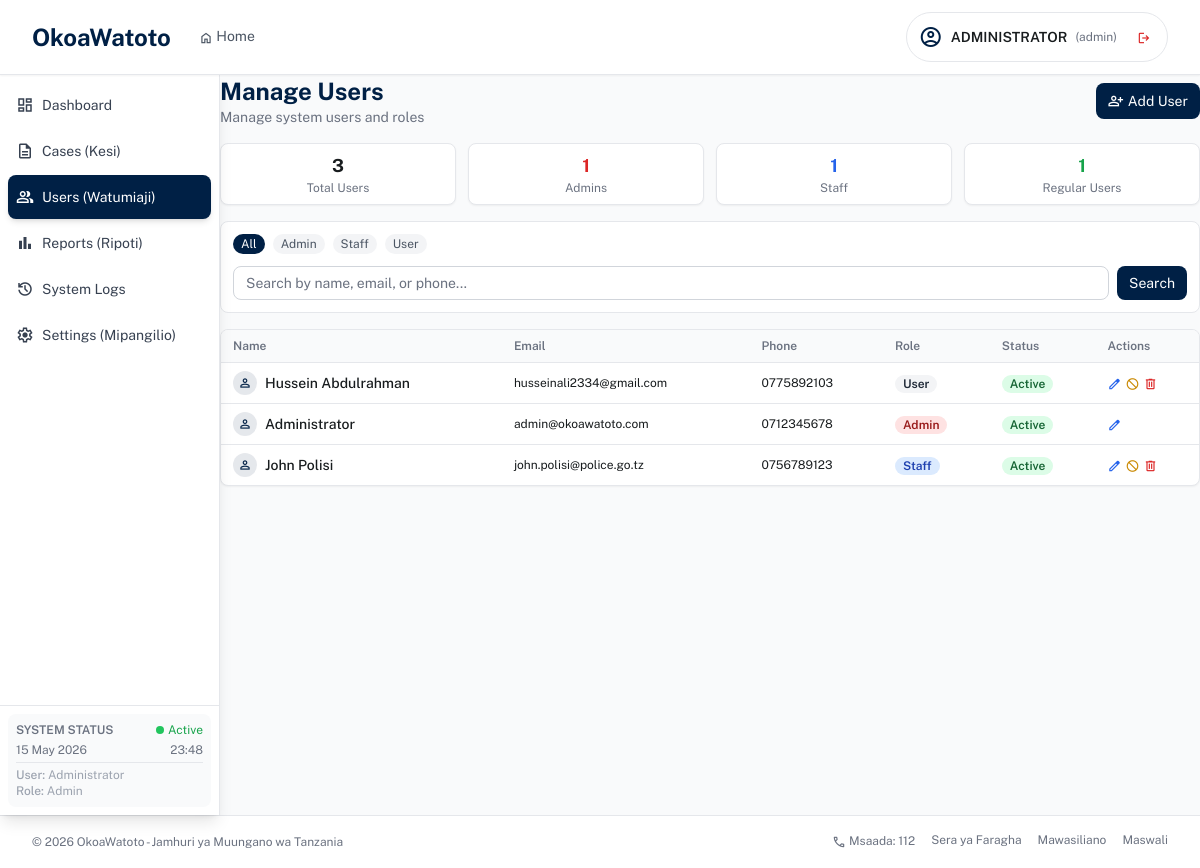
The page /admin/users.php (signed in) on the database its author committed.
### tables this page shows
CREATE TABLE `users` (
  `id` int(11) NOT NULL,
  `fullname` varchar(100) NOT NULL,
  `email` varchar(100) NOT NULL,
  `phone` varchar(20) DEFAULT NULL,
  `password` varchar(255) NOT NULL,
  `role` enum('admin','staff','user') DEFAULT 'user',
  `status` enum('active','inactive','suspended') DEFAULT 'active',
  `remember_token` varchar(255) DEFAULT NULL,
  `token_expiry` datetime DEFAULT NULL,
  `reset_token` varchar(255) DEFAULT NULL,
  `reset_expiry` datetime DEFAULT NULL,
  `last_login` datetime DEFAULT NULL,
  `last_ip` varchar(45) DEFAULT NULL,
  `created_at` timestamp NOT NULL DEFAULT current_timestamp(),
  `updated_at` timestamp NOT NULL DEFAULT current_timestamp() ON UPDATE current_timestamp()
);

### admin/users.php (the view, shortened to what this page needs)
<?php
require_once '../config/database.php';
require_once 'includes/admin-header.php';
$search = $_GET['search'] ?? '';
$role_filter = $_GET['role'] ?? 'all';
$page = isset($_GET['page']) ? (int)$_GET['page'] : 1;
$per_page = 10;
$offset = ($page - 1) * $per_page;
$sql = "SELECT * FROM users WHERE 1=1";
$params = [];
$sql .= " ORDER BY created_at DESC LIMIT $per_page OFFSET $offset";
$stmt = $pdo->prepare($sql);
$stmt->execute($params);
$users = $stmt->fetchAll();
$total_users = $pdo->query("SELECT COUNT(*) FROM users")->fetch()['COUNT(*)'];
$total_admin = $pdo->query("SELECT COUNT(*) FROM users WHERE role='admin'")->fetch()['COUNT(*)'];
$total_staff = $pdo->query("SELECT COUNT(*) FROM users WHERE role='staff'")->fetch()['COUNT(*)'];
$total_regular = $pdo->query("SELECT COUNT(*) FROM users WHERE role='user'")->fetch()['COUNT(*)'];
require_once 'includes/admin-sidebar.php';
?>
<div class="mb-4">
    <div class="flex flex-col md:flex-row justify-between items-start md:items-center gap-3">
        <div>
            <h1 class="text-xl md:text-2xl font-bold text-primary">Manage Users</h1>
            <p class="text-gray-500 text-sm">Manage system users and roles</p>
        </div>
        <button onclick="openAddModal()" class="bg-primary text-white px-3 py-1.5 rounded-lg text-sm hover:bg-primary/90 flex items-center gap-1">
            <span class="material-symbols-outlined text-base">person_add</span>
            Add User
        </button>
    </div>
</div>
<div class="grid grid-cols-2 md:grid-cols-4 gap-3 mb-4">
    <div class="bg-white rounded-lg border border-gray-200 p-2 text-center shadow-sm">
        <div class="text-lg font-bold"><?php echo $total_users; ?></div>
        <div class="text-xs text-gray-500">Total Users</div>
    </div>
    <div class="bg-white rounded-lg border border-gray-200 p-2 text-center shadow-sm">
        <div class="text-lg font-bold text-red-600"><?php echo $total_admin; ?></div>
        <div class="text-xs text-gray-500">Admins</div>
    </div>
    <div class="bg-white rounded-lg border border-gray-200 p-2 text-center shadow-sm">
        <div class="text-lg font-bold text-blue-600"><?php echo $total_staff; ?></div>
        <div class="text-xs text-gray-500">Staff</div>
    </div>
    <div class="bg-white rounded-lg border border-gray-200 p-2 text-center shadow-sm">
        <div class="text-lg font-bold text-green-600"><?php echo $total_regular; ?></div>
        <div class="text-xs text-gray-500">Regular Users</div>
    </div>
</div>
<div class="bg-white rounded-lg border border-gray-200 p-3 mb-4">
    <div class="flex flex-wrap gap-2 mb-3">
        <a href="?role=all" class="px-2 py-0.5 rounded-full text-xs <?php echo $role_filter == 'all' ? 'bg-primary text-white' : 'bg-gray-100 text-gray-600 hover:bg-gray-200'; ?>">All</a>
        <a href="?role=admin" class="px-2 py-0.5 rounded-full text-xs <?php echo $role_filter == 'admin' ? 'bg-primary text-white' : 'bg-gray-100 text-gray-600 hover:bg-gray-200'; ?>">Admin</a>
        <a href="?role=staff" class="px-2 py-0.5 rounded-full text-xs <?php echo $role_filter == 'staff' ? 'bg-primary text-white' : 'bg-gray-100 text-gray-600 hover:bg-gray-200'; ?>">Staff</a>
        <a href="?role=user" class="px-2 py-0.5 rounded-full text-xs <?php echo $role_filter == 'user' ? 'bg-primary text-white' : 'bg-gray-100 text-gray-600 hover:bg-gray-200'; ?>">User</a>
    </div>
    <form method="GET" class="flex gap-2">
        <input type="text" name="search" placeholder="Search by name, email, or phone..."
               value="<?php echo htmlspecialchars($search); ?>"
               class="flex-1 px-3 py-1.5 text-sm border border-gray-300 rounded-lg focus:ring-2 focus:ring-primary focus:border-primary">
        <button type="submit" class="bg-primary text-white px-3 py-1.5 rounded-lg text-sm hover:bg-primary/90">Search</button>
    </form>
</div>
<div class="bg-white rounded-lg border border-gray-200 overflow-hidden shadow-sm">
    <div class="overflow-x-auto">
        <table class="w-full text-sm">
            <thead class="bg-gray-50 border-b border-gray-200">
                <tr>
                    <th class="px-3 py-2 text-left text-xs font-semibold text-gray-500">Name</th>
                    <th class="px-3 py-2 text-left text-xs font-semibold text-gray-500">Email</th>
                    <th class="px-3 py-2 text-left text-xs font-semibold text-gray-500">Phone</th>
                    <th class="px-3 py-2 text-left text-xs font-semibold text-gray-500">Role</th>
                    <th class="px-3 py-2 text-left text-xs font-semibold text-gray-500">Status</th>
                    <th class="px-3 py-2 text-left text-xs font-semibold text-gray-500">Actions</th>
                </tr>
            </thead>
            <tbody class="divide-y divide-gray-200">
                <?php if(empty($users)): ?>
                <tr>
                    <td colspan="6" class="px-3 py-6 text-center text-gray-500 text-sm">No users found</td>
                </tr>
                <?php else: ?>
                <?php foreach($users as $user): ?>
                <tr class="hover:bg-gray-50 transition-colors">
                    <td class="px-3 py-2">
                        <div class="flex items-center gap-2">
                            <div class="w-6 h-6 rounded-full bg-primary/10 flex items-center justify-center">
                                <span class="material-symbols-outlined text-primary text-sm">person</span>
                            </div>
                            <span class="font-medium text-sm"><?php echo htmlspecialchars($user['fullname']); ?></span>
                        </div>
                    </td>
                    <td class="px-3 py-2 text-xs"><?php echo htmlspecialchars($user['email']); ?></td>
                    <td class="px-3 py-2 text-xs"><?php echo htmlspecialchars($user['phone']); ?></td>
                    <td class="px-3 py-2">
                        <span class="px-2 py-0.5 rounded-full text-xs font-semibold <?php
                            echo $user['role'] == 'admin' ? 'bg-red-100 text-red-800' : ($user['role'] == 'staff' ? 'bg-blue-100 text-blue-800' : 'bg-gray-100 text-gray-800');
                        ?>">
                            <?php echo ucfirst($user['role']); ?>
                        </span>
                    </td>
                    <td class="px-3 py-2">
                        <span class="px-2 py-0.5 rounded-full text-xs font-semibold <?php
                            echo $user['status'] == 'active' ? 'bg-green-100 text-green-800' : 'bg-red-100 text-red-800';
                        ?>">
                            <?php echo ucfirst($user['status']); ?>
                        </span>
                    </td>
                    <td class="px-3 py-2">
                        <div class="flex items-center gap-1">
                            <button onclick="openEditModal(<?php echo $user['id']; ?>, '<?php echo addslashes($user['fullname']); ?>', '<?php echo $user['email']; ?>', '<?php echo $user['phone']; ?>', '<?php echo $user['role']; ?>', '<?php echo $user['status']; ?>')"
                                    class="text-blue-600 hover:text-blue-800">
                                <span class="material-symbols-outlined text-sm">edit</span>
                            </button>
                            <?php if($user['id'] != $_SESSION['user_id']): ?>
                            <a href="?toggle=<?php echo $user['id']; ?>&status=<?php echo $user['status'] == 'active' ? 'inactive' : 'active'; ?>"
                               class="text-yellow-600 hover:text-yellow-800 toggle-status"
                               data-name="<?php echo htmlspecialchars($user['fullname']); ?>"
                               data-status="<?php echo $user['status'] == 'active' ? 'inactive' : 'active'; ?>">
                                <span class="material-symbols-outlined text-sm"><?php echo $user['status'] == 'active' ? 'block' : 'check_circle'; ?></span>
                            </a>
                            <a href="?delete=<?php echo $user['id']; ?>"
                               class="text-red-600 hover:text-red-800 delete-user"
                               data-name="<?php echo htmlspecialchars($user['fullname']); ?>">
                                <span class="material-symbols-outlined text-sm">delete</span>
                            </a>
                            <?php endif; ?>
                        </div>
                    </td>
                </tr>
                <?php endforeach; ?>
                <?php endif; ?>
            </tbody>
        </table>
    </div>
</div>
<?php require_once 'includes/admin-footer.php'; ?>

### admin/includes/admin-header.php (style rules this page uses)
body { font-family: 'Public Sans', sans-serif; background-color: #f7fafc; }
.material-symbols-outlined { font-variation-settings: 'FILL' 0, 'wght' 400, 'GRAD' 0, 'opsz' 24; display: inline-block; vertical-align: middle; }

### rows shown on the page
users: fullname "Hussein Abdulrahman", email "husseinali2334@gmail.com", phone "0775892103", role "User", status "Active"
users: fullname "Administrator", email "admin@okoawatoto.com", phone "0712345678", role "Admin", status "Active"
users: fullname "John Polisi", email "john.polisi@police.go.tz", phone "0756789123", role "Staff", status "Active"

### other values the page prints
$_SESSION['user_name'] "ADMINISTRATOR"
$_SESSION['user_role'] "admin"
$_SESSION['user_name'] "Administrator"
$_SESSION['user_role'] "Admin"
$total_users "3"
$total_admin "1"
$total_staff "1"
$total_regular "1"
